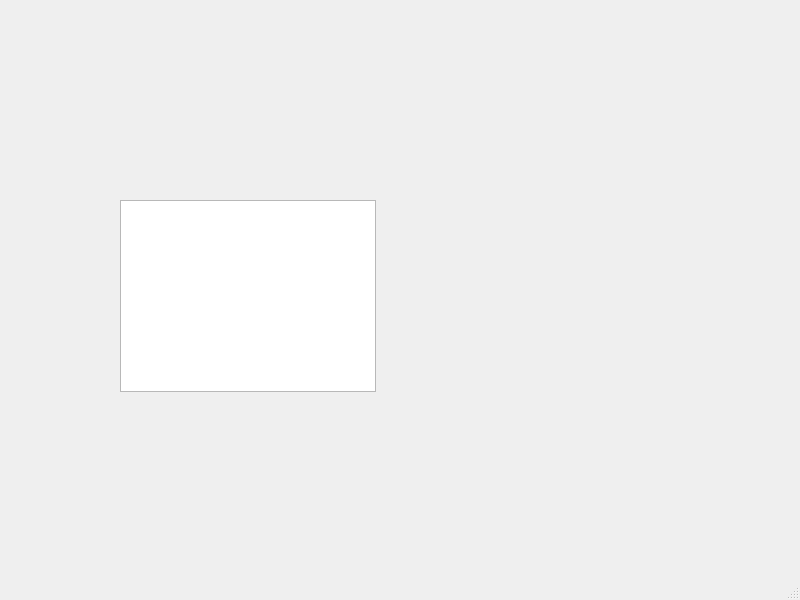
<?xml version="1.0" encoding="UTF-8"?>
<ui version="4.0">
 <class>MainWindow</class>
 <widget class="QMainWindow" name="MainWindow">
  <property name="geometry">
   <rect>
    <x>0</x>
    <y>0</y>
    <width>800</width>
    <height>600</height>
   </rect>
  </property>
  <property name="windowTitle">
   <string>MainWindow</string>
  </property>
  <widget class="QWidget" name="centralwidget">
   <widget class="QGraphicsView" name="graphicsView">
    <property name="geometry">
     <rect>
      <x>120</x>
      <y>200</y>
      <width>256</width>
      <height>192</height>
     </rect>
    </property>
   </widget>
  </widget>
  <widget class="QMenuBar" name="menubar">
   <property name="geometry">
    <rect>
     <x>0</x>
     <y>0</y>
     <width>800</width>
     <height>27</height>
    </rect>
   </property>
  </widget>
  <widget class="QStatusBar" name="statusbar"/>
 </widget>
 <resources/>
 <connections/>
</ui>
